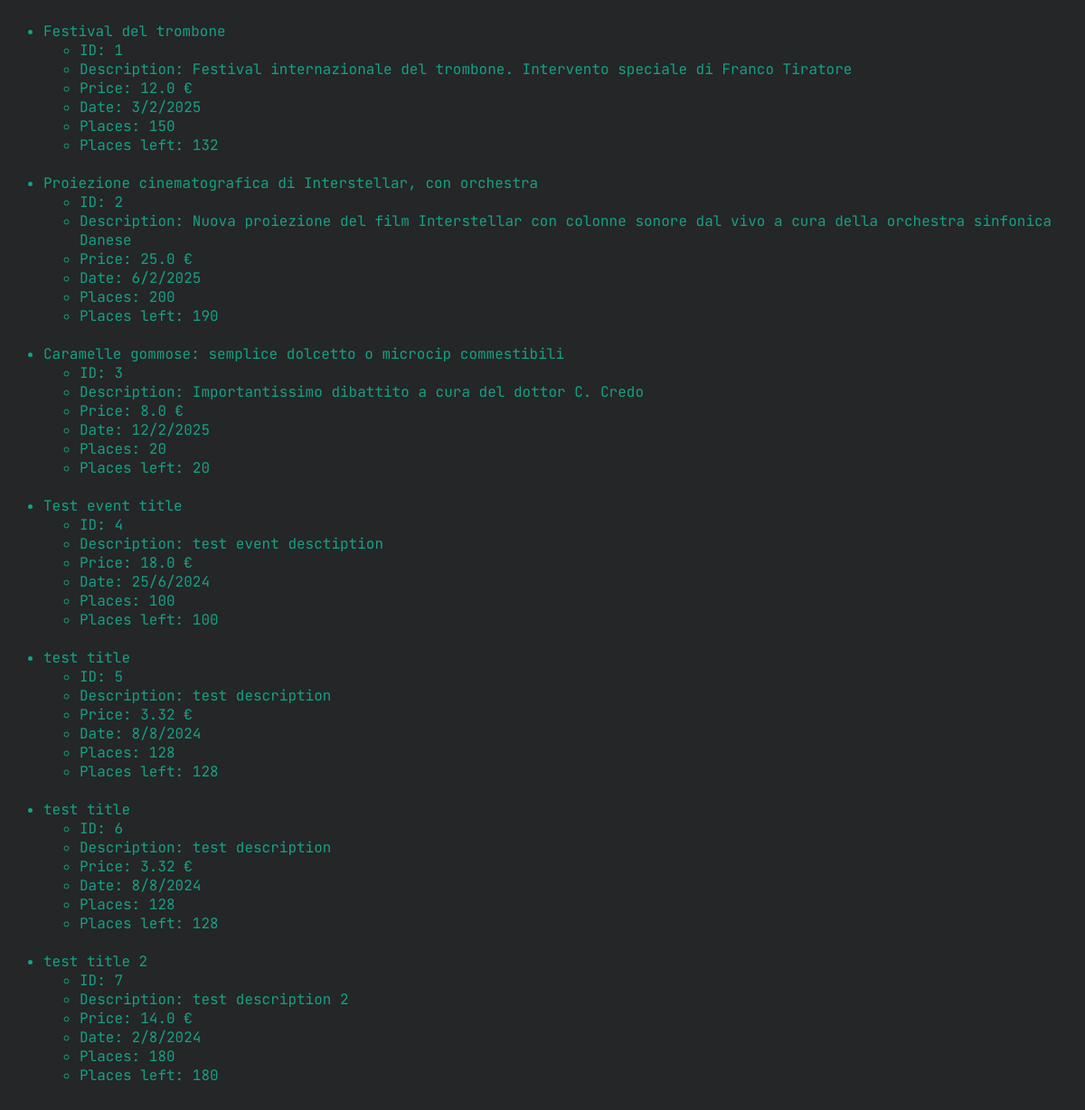
The app's page /list-events/, older data.
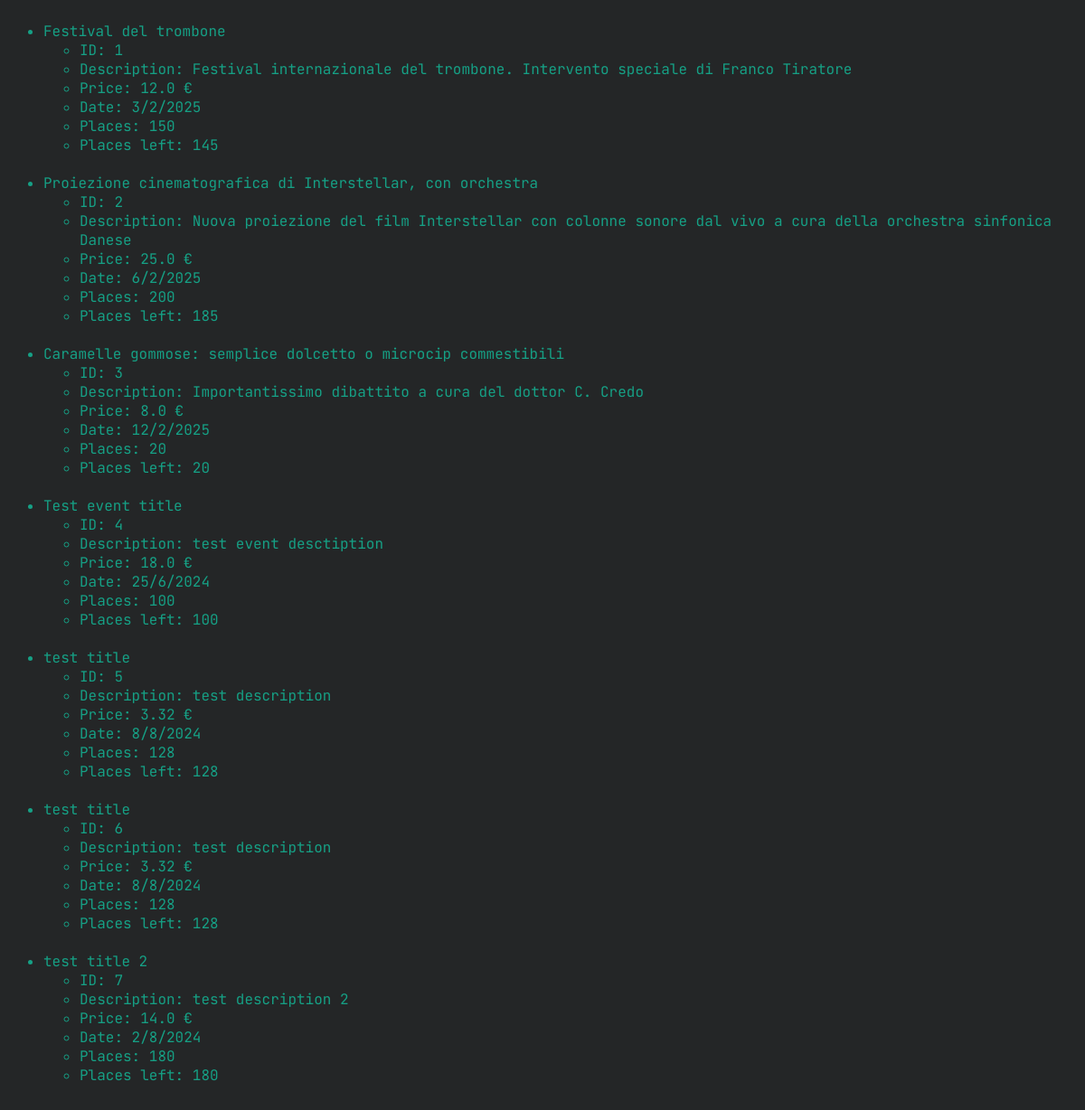
The same page, newer data.
### tables this page shows
CREATE TABLE event (
    id INTEGER PRIMARY KEY AUTOINCREMENT,
    title TEXT,
    description TEXT,
    event_date TEXT,
    price FLOAT,
    places INTEGER,
    places_left INTEGER
);

### main.py (the view)
@app.route('/list-events/')
def listEvents():
    events = getAllEvents()
    return render_template('listEvents.html', events=events)

### dbi.py (called while the page is built)
def dbExecAndFetch(query):
    db = DB()
    db.cursor.execute(query)
    res = db.cursor.fetchall()
    db.close()
    return res

    def close(self):
        self.db.close()

### event.py (called while the page is built)
def getAllEvents():
    return ( Event.fromRow(row) for row in dbExecAndFetch('select * from event;') )

### models.py (called while the page is built)
    @staticmethod
    def fromString(date):
        chunks = date.split('-')
        return Date (
            day=int(chunks[2]),
            month=int(chunks[1]),
            year=int(chunks[0])
        )

    def toString(self):
        return f'{self.day}/{self.month}/{self.year}'

    @staticmethod
    def fromRow(row):
        return Event(
            id=row[0],
            title=row[1],
            description=row[2],
            price=row[4],
            date=Date.fromString(row[3]),
            places=row[5],
            placesLeft=row[6]
        )

### templates/listEvents.html (shortened to what this page needs)
<head>
</head>
<ul>
{% for event in events %}
    <li> {{ event.title }}
        <br/>
        <ul>
            <li>ID: {{ event.id }}</li>
            <li>Description: {{ event.description }}</li>
            <li>Price: {{ event.price }} €</li>
            <li>Date: {{ event.date.toString() }}</li>
            <li>Places: {{ event.places }}</li>
            <li>Places left: {{ event.placesLeft }}</li>
        </ul>
    </li>
    <br/>
{% endfor %}
</ul>

Row changes from the older to the newer data that the page shows:
changed event "Festival del trombone": placesLeft "132" → "145"
changed event "Proiezione cinematografica di Interstellar, con orchestra": placesLeft "190" → "185"
